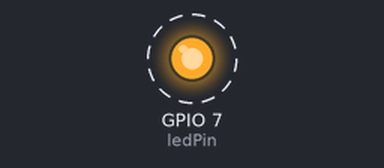
The program below on a simulated ESP32-S3. Shown: output pins drawn as LEDs (lit = HIGH). Dashed ring = blinking. What the program prints to the serial monitor is not drawn.

Above: at 2.2 s.
Timing chart, 0 to 5.0 s (numbered marks = the images above):
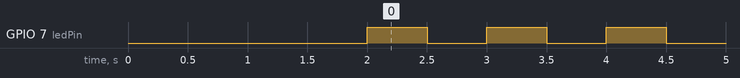

The program:

main.cpp
```cpp
#include <Arduino.h>

// Definim el pin del LED.
// A la protoboard ho has connectat al pin 7.
const int ledPin = 7;

void setup() {
  // 1. Iniciar pin de led com a sortida
  pinMode(ledPin, OUTPUT);

  // 2. Iniciar el terminal sèrie
  Serial.begin(115200);

  // Petita pausa per estabilitzar el port sèrie
  delay(2000);
  Serial.println("Iniciant Pràctica 1: Blink...");
}

// 3. Bucle infinit
void loop() {
  // Encendre led
  digitalWrite(ledPin, HIGH);

  // Treure per port sèrie missatge ON
  Serial.println("ON");

  // Espera de 500 mil·lisegons
  delay(500);

  // Apagar led
  digitalWrite(ledPin, LOW);

  // Treure per port sèrie missatge OFF
  Serial.println("OFF");

  // Espera de 500 mil·lisegons
  delay(500);
}
```

Measured:
- by itself, GPIO 7 (ledPin): alternates HIGH for 0.50 s and LOW for 0.50 s
